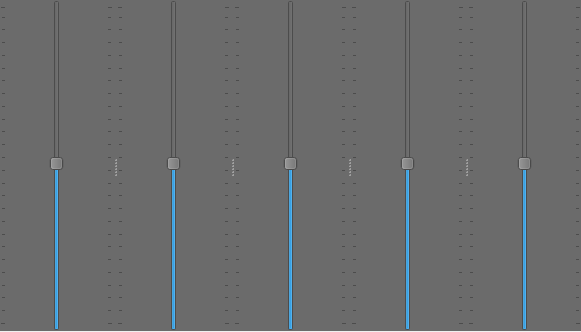
<?xml version="1.0" encoding="UTF-8"?>
<ui version="4.0">
 <class>MainWindow</class>
 <widget class="QMainWindow" name="MainWindow">
  <property name="geometry">
   <rect>
    <x>0</x>
    <y>0</y>
    <width>581</width>
    <height>332</height>
   </rect>
  </property>
  <property name="windowTitle">
   <string>Ecualizador</string>
  </property>
  <widget class="QWidget" name="centralwidget">
   <widget class="QSplitter" name="splitter">
    <property name="geometry">
     <rect>
      <x>0</x>
      <y>0</y>
      <width>581</width>
      <height>331</height>
     </rect>
    </property>
    <property name="styleSheet">
     <string notr="true">background-color: rgb(107, 107, 107);
</string>
    </property>
    <property name="orientation">
     <enum>Qt::Horizontal</enum>
    </property>
    <widget class="QSlider" name="verticalSlider">
     <property name="styleSheet">
      <string notr="true"/>
     </property>
     <property name="value">
      <number>50</number>
     </property>
     <property name="orientation">
      <enum>Qt::Vertical</enum>
     </property>
     <property name="tickPosition">
      <enum>QSlider::TicksBothSides</enum>
     </property>
     <property name="tickInterval">
      <number>4</number>
     </property>
    </widget>
    <widget class="QSlider" name="verticalSlider_2">
     <property name="value">
      <number>50</number>
     </property>
     <property name="orientation">
      <enum>Qt::Vertical</enum>
     </property>
     <property name="tickPosition">
      <enum>QSlider::TicksBothSides</enum>
     </property>
     <property name="tickInterval">
      <number>4</number>
     </property>
    </widget>
    <widget class="QSlider" name="verticalSlider_3">
     <property name="value">
      <number>50</number>
     </property>
     <property name="orientation">
      <enum>Qt::Vertical</enum>
     </property>
     <property name="tickPosition">
      <enum>QSlider::TicksBothSides</enum>
     </property>
     <property name="tickInterval">
      <number>4</number>
     </property>
    </widget>
    <widget class="QSlider" name="verticalSlider_4">
     <property name="value">
      <number>50</number>
     </property>
     <property name="orientation">
      <enum>Qt::Vertical</enum>
     </property>
     <property name="tickPosition">
      <enum>QSlider::TicksBothSides</enum>
     </property>
     <property name="tickInterval">
      <number>4</number>
     </property>
    </widget>
    <widget class="QSlider" name="verticalSlider_5">
     <property name="value">
      <number>50</number>
     </property>
     <property name="orientation">
      <enum>Qt::Vertical</enum>
     </property>
     <property name="tickPosition">
      <enum>QSlider::TicksBothSides</enum>
     </property>
     <property name="tickInterval">
      <number>4</number>
     </property>
    </widget>
   </widget>
  </widget>
 </widget>
 <resources/>
 <connections/>
</ui>
